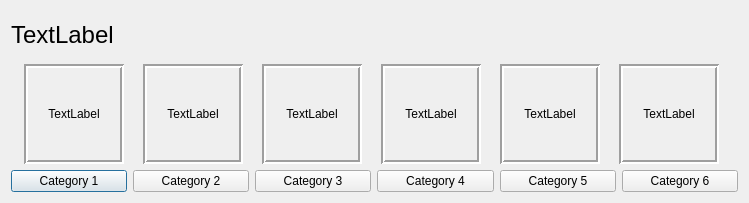
<?xml version="1.0" encoding="UTF-8"?>
<ui version="4.0">
 <class>CategoryChoicePopup</class>
 <widget class="QDialog" name="CategoryChoicePopup">
  <property name="geometry">
   <rect>
    <x>0</x>
    <y>0</y>
    <width>749</width>
    <height>203</height>
   </rect>
  </property>
  <property name="windowTitle">
   <string>Dialog</string>
  </property>
  <layout class="QHBoxLayout" name="horizontalLayout_3">
   <item>
    <layout class="QVBoxLayout" name="verticalLayout">
     <item>
      <widget class="QLabel" name="titleLabel">
       <property name="font">
        <font>
         <pointsize>18</pointsize>
        </font>
       </property>
       <property name="text">
        <string>TextLabel</string>
       </property>
      </widget>
     </item>
     <item>
      <layout class="QHBoxLayout" name="horizontalLayout_2">
       <item>
        <widget class="QLabel" name="category1Label">
         <property name="sizePolicy">
          <sizepolicy hsizetype="Fixed" vsizetype="Fixed">
           <horstretch>0</horstretch>
           <verstretch>0</verstretch>
          </sizepolicy>
         </property>
         <property name="minimumSize">
          <size>
           <width>100</width>
           <height>100</height>
          </size>
         </property>
         <property name="maximumSize">
          <size>
           <width>100</width>
           <height>100</height>
          </size>
         </property>
         <property name="frameShape">
          <enum>QFrame::Box</enum>
         </property>
         <property name="frameShadow">
          <enum>QFrame::Sunken</enum>
         </property>
         <property name="lineWidth">
          <number>2</number>
         </property>
         <property name="text">
          <string>TextLabel</string>
         </property>
         <property name="alignment">
          <set>Qt::AlignCenter</set>
         </property>
         <property name="wordWrap">
          <bool>true</bool>
         </property>
        </widget>
       </item>
       <item>
        <widget class="QLabel" name="category2Label">
         <property name="sizePolicy">
          <sizepolicy hsizetype="Fixed" vsizetype="Fixed">
           <horstretch>0</horstretch>
           <verstretch>0</verstretch>
          </sizepolicy>
         </property>
         <property name="minimumSize">
          <size>
           <width>100</width>
           <height>100</height>
          </size>
         </property>
         <property name="maximumSize">
          <size>
           <width>100</width>
           <height>100</height>
          </size>
         </property>
         <property name="frameShape">
          <enum>QFrame::Box</enum>
         </property>
         <property name="frameShadow">
          <enum>QFrame::Sunken</enum>
         </property>
         <property name="lineWidth">
          <number>2</number>
         </property>
         <property name="text">
          <string>TextLabel</string>
         </property>
         <property name="alignment">
          <set>Qt::AlignCenter</set>
         </property>
         <property name="wordWrap">
          <bool>true</bool>
         </property>
        </widget>
       </item>
       <item>
        <widget class="QLabel" name="category3Label">
         <property name="sizePolicy">
          <sizepolicy hsizetype="Fixed" vsizetype="Fixed">
           <horstretch>0</horstretch>
           <verstretch>0</verstretch>
          </sizepolicy>
         </property>
         <property name="minimumSize">
          <size>
           <width>100</width>
           <height>100</height>
          </size>
         </property>
         <property name="maximumSize">
          <size>
           <width>100</width>
           <height>100</height>
          </size>
         </property>
         <property name="frameShape">
          <enum>QFrame::Box</enum>
         </property>
         <property name="frameShadow">
          <enum>QFrame::Sunken</enum>
         </property>
         <property name="lineWidth">
          <number>2</number>
         </property>
         <property name="text">
          <string>TextLabel</string>
         </property>
         <property name="alignment">
          <set>Qt::AlignCenter</set>
         </property>
         <property name="wordWrap">
          <bool>true</bool>
         </property>
        </widget>
       </item>
       <item>
        <widget class="QLabel" name="category4Label">
         <property name="sizePolicy">
          <sizepolicy hsizetype="Fixed" vsizetype="Fixed">
           <horstretch>0</horstretch>
           <verstretch>0</verstretch>
          </sizepolicy>
         </property>
         <property name="minimumSize">
          <size>
           <width>100</width>
           <height>100</height>
          </size>
         </property>
         <property name="maximumSize">
          <size>
           <width>100</width>
           <height>100</height>
          </size>
         </property>
         <property name="frameShape">
          <enum>QFrame::Box</enum>
         </property>
         <property name="frameShadow">
          <enum>QFrame::Sunken</enum>
         </property>
         <property name="lineWidth">
          <number>2</number>
         </property>
         <property name="text">
          <string>TextLabel</string>
         </property>
         <property name="alignment">
          <set>Qt::AlignCenter</set>
         </property>
         <property name="wordWrap">
          <bool>true</bool>
         </property>
        </widget>
       </item>
       <item>
        <widget class="QLabel" name="category5Label">
         <property name="sizePolicy">
          <sizepolicy hsizetype="Fixed" vsizetype="Fixed">
           <horstretch>0</horstretch>
           <verstretch>0</verstretch>
          </sizepolicy>
         </property>
         <property name="minimumSize">
          <size>
           <width>100</width>
           <height>100</height>
          </size>
         </property>
         <property name="maximumSize">
          <size>
           <width>100</width>
           <height>100</height>
          </size>
         </property>
         <property name="frameShape">
          <enum>QFrame::Box</enum>
         </property>
         <property name="frameShadow">
          <enum>QFrame::Sunken</enum>
         </property>
         <property name="lineWidth">
          <number>2</number>
         </property>
         <property name="text">
          <string>TextLabel</string>
         </property>
         <property name="alignment">
          <set>Qt::AlignCenter</set>
         </property>
         <property name="wordWrap">
          <bool>true</bool>
         </property>
        </widget>
       </item>
       <item>
        <widget class="QLabel" name="category6Label">
         <property name="sizePolicy">
          <sizepolicy hsizetype="Fixed" vsizetype="Fixed">
           <horstretch>0</horstretch>
           <verstretch>0</verstretch>
          </sizepolicy>
         </property>
         <property name="minimumSize">
          <size>
           <width>100</width>
           <height>100</height>
          </size>
         </property>
         <property name="maximumSize">
          <size>
           <width>100</width>
           <height>100</height>
          </size>
         </property>
         <property name="frameShape">
          <enum>QFrame::Box</enum>
         </property>
         <property name="frameShadow">
          <enum>QFrame::Sunken</enum>
         </property>
         <property name="lineWidth">
          <number>2</number>
         </property>
         <property name="text">
          <string>TextLabel</string>
         </property>
         <property name="alignment">
          <set>Qt::AlignCenter</set>
         </property>
         <property name="wordWrap">
          <bool>true</bool>
         </property>
        </widget>
       </item>
      </layout>
     </item>
     <item>
      <layout class="QHBoxLayout" name="horizontalLayout">
       <item>
        <widget class="QPushButton" name="category1">
         <property name="text">
          <string>Category 1</string>
         </property>
        </widget>
       </item>
       <item>
        <widget class="QPushButton" name="category2">
         <property name="text">
          <string>Category 2</string>
         </property>
        </widget>
       </item>
       <item>
        <widget class="QPushButton" name="category3">
         <property name="text">
          <string>Category 3</string>
         </property>
        </widget>
       </item>
       <item>
        <widget class="QPushButton" name="category4">
         <property name="text">
          <string>Category 4</string>
         </property>
        </widget>
       </item>
       <item>
        <widget class="QPushButton" name="category5">
         <property name="text">
          <string>Category 5</string>
         </property>
        </widget>
       </item>
       <item>
        <widget class="QPushButton" name="category6">
         <property name="text">
          <string>Category 6</string>
         </property>
        </widget>
       </item>
      </layout>
     </item>
    </layout>
   </item>
  </layout>
 </widget>
 <resources/>
 <connections>
  <connection>
   <sender>category1</sender>
   <signal>clicked()</signal>
   <receiver>CategoryChoicePopup</receiver>
   <slot>close()</slot>
   <hints>
    <hint type="sourcelabel">
     <x>95</x>
     <y>175</y>
    </hint>
    <hint type="destinationlabel">
     <x>131</x>
     <y>194</y>
    </hint>
   </hints>
  </connection>
  <connection>
   <sender>category2</sender>
   <signal>clicked()</signal>
   <receiver>CategoryChoicePopup</receiver>
   <slot>close()</slot>
   <hints>
    <hint type="sourcelabel">
     <x>211</x>
     <y>168</y>
    </hint>
    <hint type="destinationlabel">
     <x>254</x>
     <y>193</y>
    </hint>
   </hints>
  </connection>
  <connection>
   <sender>category3</sender>
   <signal>clicked()</signal>
   <receiver>CategoryChoicePopup</receiver>
   <slot>close()</slot>
   <hints>
    <hint type="sourcelabel">
     <x>323</x>
     <y>175</y>
    </hint>
    <hint type="destinationlabel">
     <x>359</x>
     <y>193</y>
    </hint>
   </hints>
  </connection>
  <connection>
   <sender>category4</sender>
   <signal>clicked()</signal>
   <receiver>CategoryChoicePopup</receiver>
   <slot>close()</slot>
   <hints>
    <hint type="sourcelabel">
     <x>409</x>
     <y>173</y>
    </hint>
    <hint type="destinationlabel">
     <x>473</x>
     <y>190</y>
    </hint>
   </hints>
  </connection>
  <connection>
   <sender>category5</sender>
   <signal>clicked()</signal>
   <receiver>CategoryChoicePopup</receiver>
   <slot>close()</slot>
   <hints>
    <hint type="sourcelabel">
     <x>548</x>
     <y>178</y>
    </hint>
    <hint type="destinationlabel">
     <x>562</x>
     <y>192</y>
    </hint>
   </hints>
  </connection>
  <connection>
   <sender>category6</sender>
   <signal>clicked()</signal>
   <receiver>CategoryChoicePopup</receiver>
   <slot>close()</slot>
   <hints>
    <hint type="sourcelabel">
     <x>667</x>
     <y>176</y>
    </hint>
    <hint type="destinationlabel">
     <x>685</x>
     <y>191</y>
    </hint>
   </hints>
  </connection>
 </connections>
</ui>
